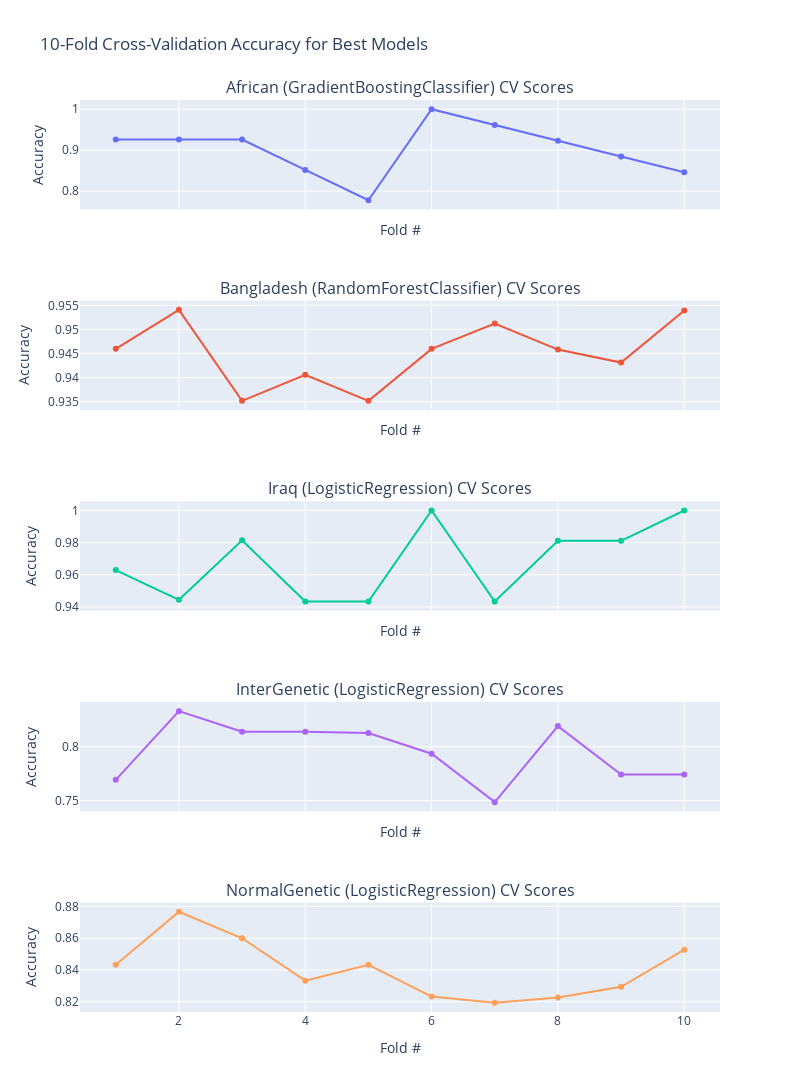

The cell this chart's notebook holds for it:
### Markdown cell above
## Subplots of Cross Validation for the best model

### Code cell
import numpy as np
from sklearn.model_selection import cross_val_score
import plotly.graph_objects as go
from plotly.subplots import make_subplots

# ── 1) Best models mapping (reuse from earlier) ───────────────────────────────
best_models_mapping = {
    "African":       GradientBoostingClassifier(random_state=rs),
    "Bangladesh":    RandomForestClassifier(random_state=42),
    "Iraq":          LogisticRegression(random_state=42, max_iter=1000),
    "InterGenetic":  LogisticRegression(random_state=42, max_iter=1000),
    "NormalGenetic": LogisticRegression(random_state=42, max_iter=1000),
}

# ── 2) CV datasets using our preprocessed training splits ──────────────────────
cv_datasets = {
    "African":       (X_train_african_sc,    y_train_african),
    "Bangladesh":    (X_train_bangladesh_sc, y_train_bangladesh),
    "Iraq":          (X_train_iraq_sc,       y_train_iraq),
    "InterGenetic":  (X_train_inter,         y_train_inter),
    "NormalGenetic": (X_train_normal,        y_train_normal),
}

cv_folds  = 10
cv_scores = {}

# ── 3) Perform cross-validation ────────────────────────────────────────────────
for name, (X_tr, y_tr) in cv_datasets.items():
    model = best_models_mapping[name]
    scores = cross_val_score(model, X_tr, y_tr, cv=cv_folds)
    cv_scores[name] = scores

# ── 4) Build subplots ─────────────────────────────────────────────────────────
fig = make_subplots(
    rows=len(cv_datasets), cols=1, shared_xaxes=True,
    subplot_titles=[
        f"{name} ({best_models_mapping[name].__class__.__name__}) CV Scores"
        for name in cv_datasets
    ]
)

# ── 5) Plot each dataset’s fold scores ────────────────────────────────────────
for i, (name, scores) in enumerate(cv_scores.items(), start=1):
    fig.add_trace(
        go.Scatter(
            x=list(range(1, cv_folds + 1)),
            y=scores,
            mode='lines+markers',
            name=name
        ),
        row=i, col=1
    )

# ── 6) Layout tweaks ──────────────────────────────────────────────────────────
fig.update_layout(
    height=300 * len(cv_datasets),
    width=800,
    title_text="10-Fold Cross-Validation Accuracy for Best Models",
    showlegend=False
)
fig.update_xaxes(title_text="Fold #")
fig.update_yaxes(title_text="Accuracy")

fig.show()

### Figure 1 — Plotly figure (JSON) as saved in the notebook; plotly's stock layout.template omitted (floating-point values rounded to 4 significant figures)
{"data": [{"mode": "lines+markers", "name": "African", "type": "scatter", "x": [1, 2, 3, 4, 5, 6, 7, 8, 9, 10], "xaxis": "x", "y": [0.9259, 0.9259, 0.9259, 0.8519, 0.7778, 1, 0.9615, 0.9231, 0.8846, 0.8462], "yaxis": "y"}, {"mode": "lines+markers", "name": "Bangladesh", "type": "scatter", "x": [1, 2, 3, 4, 5, 6, 7, 8, 9, 10], "xaxis": "x2", "y": [0.9459, 0.9541, 0.9351, 0.9405, 0.9351, 0.9459, 0.9512, 0.9458, 0.9431, 0.9539], "yaxis": "y2"}, {"mode": "lines+markers", "name": "Iraq", "type": "scatter", "x": [1, 2, 3, 4, 5, 6, 7, 8, 9, 10], "xaxis": "x3", "y": [0.963, 0.9444, 0.9815, 0.9434, 0.9434, 1, 0.9434, 0.9811, 0.9811, 1], "yaxis": "y3"}, {"mode": "lines+markers", "name": "InterGenetic", "type": "scatter", "x": [1, 2, 3, 4, 5, 6, 7, 8, 9, 10], "xaxis": "x4", "y": [0.7692, 0.8333, 0.8141, 0.8141, 0.8129, 0.7935, 0.7484, 0.8194, 0.7742, 0.7742], "yaxis": "y4"}, {"mode": "lines+markers", "name": "NormalGenetic", "type": "scatter", "x": [1, 2, 3, 4, 5, 6, 7, 8, 9, 10], "xaxis": "x5", "y": [0.8433, 0.8767, 0.86, 0.8333, 0.8433, 0.8233, 0.8194, 0.8227, 0.8294, 0.8528], "yaxis": "y5"}], "layout": {"annotations": [{"font": {"size": 16}, "showarrow": false, "text": "African (GradientBoostingClassifier) CV Scores", "x": 0.5, "xanchor": "center", "xref": "paper", "y": 1, "yanchor": "bottom", "yref": "paper"}, {"font": {"size": 16}, "showarrow": false, "text": "Bangladesh (RandomForestClassifier) CV Scores", "x": 0.5, "xanchor": "center", "xref": "paper", "y": 0.78, "yanchor": "bottom", "yref": "paper"}, {"font": {"size": 16}, "showarrow": false, "text": "Iraq (LogisticRegression) CV Scores", "x": 0.5, "xanchor": "center", "xref": "paper", "y": 0.56, "yanchor": "bottom", "yref": "paper"}, {"font": {"size": 16}, "showarrow": false, "text": "InterGenetic (LogisticRegression) CV Scores", "x": 0.5, "xanchor": "center", "xref": "paper", "y": 0.34, "yanchor": "bottom", "yref": "paper"}, {"font": {"size": 16}, "showarrow": false, "text": "NormalGenetic (LogisticRegression) CV Scores", "x": 0.5, "xanchor": "center", "xref": "paper", "y": 0.12, "yanchor": "bottom", "yref": "paper"}], "height": 1500, "showlegend": false, "title": {"text": "10-Fold Cross-Validation Accuracy for Best Models"}, "width": 800, "xaxis": {"anchor": "y", "domain": [0, 1], "matches": "x5", "showticklabels": false, "title": {"text": "Fold #"}}, "xaxis2": {"anchor": "y2", "domain": [0, 1], "matches": "x5", "showticklabels": false, "title": {"text": "Fold #"}}, "xaxis3": {"anchor": "y3", "domain": [0, 1], "matches": "x5", "showticklabels": false, "title": {"text": "Fold #"}}, "xaxis4": {"anchor": "y4", "domain": [0, 1], "matches": "x5", "showticklabels": false, "title": {"text": "Fold #"}}, "xaxis5": {"anchor": "y5", "domain": [0, 1], "title": {"text": "Fold #"}}, "yaxis": {"anchor": "x", "domain": [0.88, 1], "title": {"text": "Accuracy"}}, "yaxis2": {"anchor": "x2", "domain": [0.66, 0.78], "title": {"text": "Accuracy"}}, "yaxis3": {"anchor": "x3", "domain": [0.44, 0.56], "title": {"text": "Accuracy"}}, "yaxis4": {"anchor": "x4", "domain": [0.22, 0.34], "title": {"text": "Accuracy"}}, "yaxis5": {"anchor": "x5", "domain": [0, 0.12], "title": {"text": "Accuracy"}}}}
